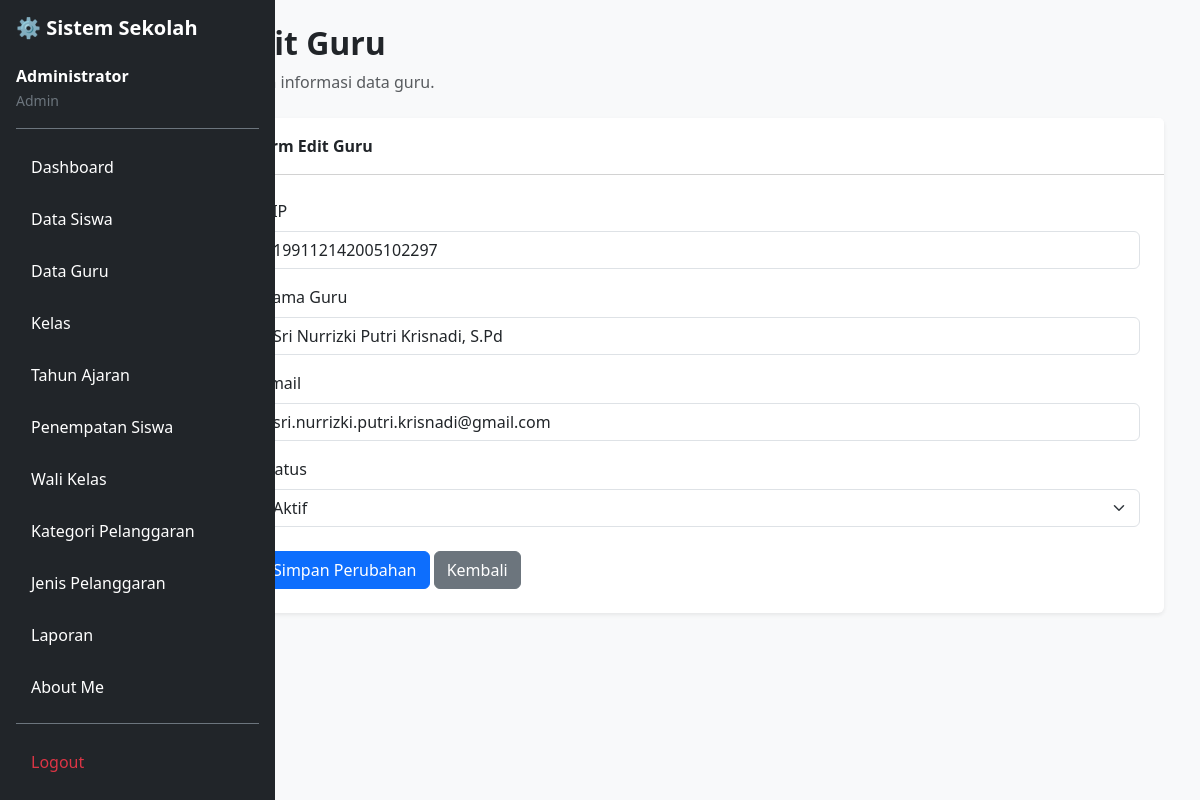
Screenshot of /edit_guru.php?id=52 (signed in) with the database file from the repository.
### tables this page shows
CREATE TABLE `t_guru` (
  `id` int(11) NOT NULL,
  `nip` varchar(18) NOT NULL,
  `nama` varchar(150) DEFAULT NULL,
  `email` varchar(150) NOT NULL,
  `status_aktif` tinyint(1) NOT NULL,
  `user_id` int(11) NOT NULL,
  `created_at` timestamp NOT NULL DEFAULT current_timestamp(),
  `updated_at` timestamp NOT NULL DEFAULT current_timestamp()
);

### edit_guru.php (the view, shortened to what this page needs)
<?php
include 'config/koneksi.php';
$id = (int) ($_GET['id'] ?? 0);
$stmt = mysqli_prepare(
    $koneksi,
    "SELECT id, nip, nama, email, status_aktif
     FROM t_guru
     WHERE id = ?"
);
mysqli_stmt_bind_param($stmt, "i", $id);
mysqli_stmt_execute($stmt);
$result = mysqli_stmt_get_result($stmt);
$guru = mysqli_fetch_assoc($result);
?>
<!DOCTYPE html>
<html lang="id">
<head>
    <link href="https://cdn.jsdelivr.net/npm/bootstrap@5.3.8/dist/css/bootstrap.min.css"
          rel="stylesheet">
</head>
<body class="bg-light">
<div class="d-flex">
    <?php include 'layout/sidebar.php'; ?>
    <main class="col-md-9 col-lg-10 offset-md-3 offset-lg-2 p-4">
        <div class="container-fluid">
            <div class="mb-4">
                <h2 class="fw-bold">Edit Guru</h2>
                <p class="text-muted mb-0">
                    Ubah informasi data guru.
                </p>
            </div>
            <div class="card shadow-sm border-0">
                <div class="card-header bg-white py-3">
                    <strong>Form Edit Guru</strong>
                </div>
                <div class="card-body p-4">
                    <form method="POST"
                          action="edit_guru.php?id=<?= $id ?>">
                        <div class="mb-3">
                            <label class="form-label">NIP</label>
                            <input type="text"
                                   name="nip"
                                   class="form-control"
                                   value="<?= htmlspecialchars($guru['nip'] ?? '') ?>"
                                   required>
                        </div>
                        <div class="mb-3">
                            <label class="form-label">Nama Guru</label>
                            <input type="text"
                                   name="nama"
                                   class="form-control"
                                   value="<?= htmlspecialchars($guru['nama'] ?? '') ?>"
                                   required>
                        </div>
                        <div class="mb-3">
                            <label class="form-label">Email</label>
                            <input type="email"
                                   name="email"
                                   class="form-control"
                                   value="<?= htmlspecialchars($guru['email'] ?? '') ?>"
                                   required>
                        </div>
                        <div class="mb-4">
                            <label class="form-label">Status</label>
                            <select name="status_aktif"
                                    class="form-select"
                                    required>
                                <option value="1"
                                    <?= $guru['status_aktif'] == 1 ? 'selected' : '' ?>>
                                    Aktif
                                </option>
                            </select>
                        </div>
                        <button type="submit" class="btn btn-primary">
                            Simpan Perubahan
                        </button>
                        <a href="data_guru.php" class="btn btn-secondary">
                            Kembali
                        </a>
                    </form>
                </div>
            </div>
        </div>
    </main>
</div>
</body>
</html>

### rows the page displays
t_guru: nip "199112142005102297", nama "Sri Nurrizki Putri Krisnadi, S.Pd", email "sri.nurrizki.putri.krisnadi@gmail.com", status_aktif "Aktif"

### other values shown
$_SESSION['name'] "Administrator"
str_replace('_', ' ', $role) "Admin"
$item[0] "Dashboard"
$item[0] "Data Siswa"
$item[0] "Data Guru"
$item[0] "Kelas"
$item[0] "Tahun Ajaran"
$item[0] "Penempatan Siswa"
$item[0] "Wali Kelas"
$item[0] "Kategori Pelanggaran"
$item[0] "Jenis Pelanggaran"
$item[0] "Laporan"
$item[0] "About Me"
